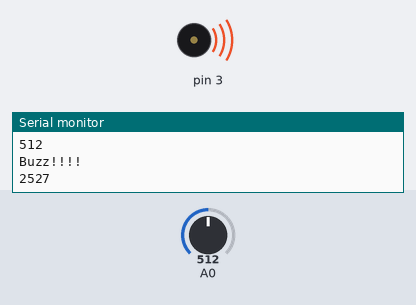
Simulated run of this sketch. Board: Arduino Uno, built with avr-gcc and run on an emulated ATmega328P. Parts: buzzer (waves = sounding), the last lines printed to the serial monitor. The test bench sets the inputs (shaded band); at power-on: A0 = 512.

Above: at 1.2 s.
1.3 s: A0 set to 35
At 1.9 s:
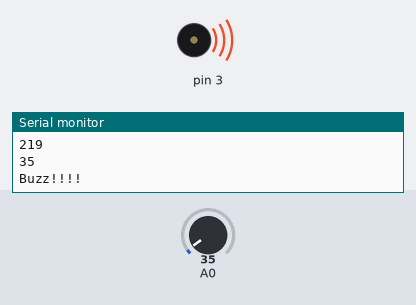
2.8 s: A0 set to 30
At 3.9 s:
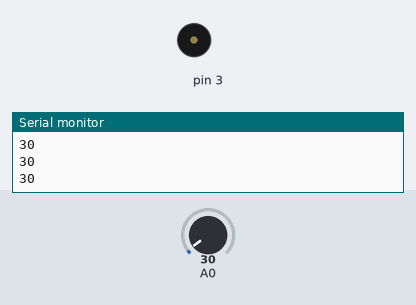
4.3 s: A0 set to 122
At 5.3 s:
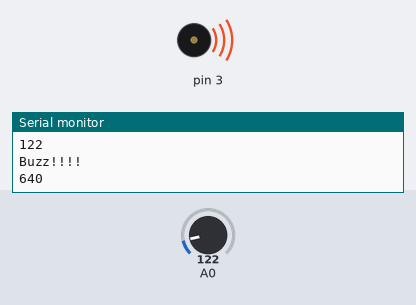
5.8 s: A0 set to 0
At 6.5 s:
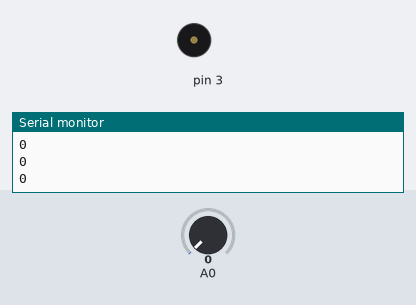
Timing chart, 0 to 8.3 s (numbered marks = the images above; inputs shaded):
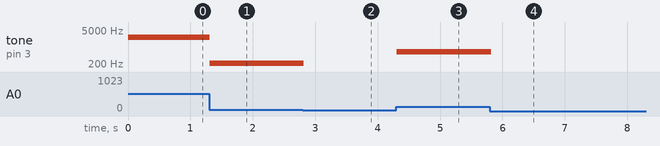

The sketch:

interfacing_pressure_sensor_with_arduino1.ino
```cpp
//C++ Code
//Author: Piyush Mishra

int force = 0;
int frequency = 0;

void setup()
{
  pinMode(A0, INPUT);
  pinMode(3, OUTPUT);
  Serial.begin(9600);
}

void loop()
{
  force = analogRead(A0);
  Serial.println(force);

  // mapping input force value to freq from 50 to 5000 Hz
  frequency = map(force, 0, 1023, 50, 5000);

  if (frequency>200){
   tone(3,frequency);
   Serial.println("Buzz!!!!");
   Serial.println(frequency);
  }else{
   //Turn off buzzer
   noTone(3);
  }
}
```

Measured:
- the behaviour switches between 32 and 31 on A0 (found by bisection; images 1 and 2)
- after the input at 1.3 s, tone on pin 3: 2527 Hz → 219 Hz at once
- after the input at 2.8 s, tone on pin 3: 219 Hz → silent at once
- after the input at 4.3 s, tone on pin 3: silent → 640 Hz at once
- after the input at 5.8 s, tone on pin 3: 640 Hz → silent at once
